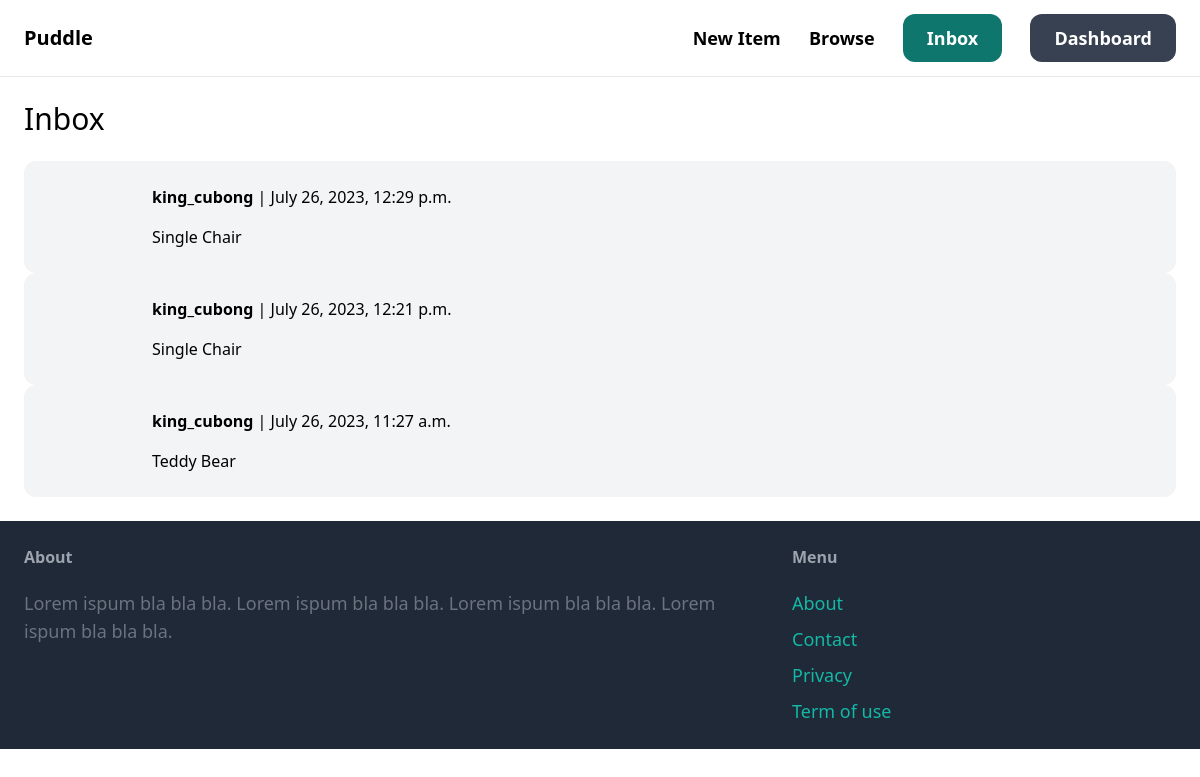
Page /inbox/inbox/ (signed in) on the committed database.
### conversation/models.py (models this page shows)
class Conversation(models.Model):
    item = models.ForeignKey(
        Item, related_name='conversations', on_delete=models.CASCADE)
    members = models.ManyToManyField(User, related_name='conversations')
    created_at = models.DateTimeField(auto_now_add=True)
    modified_at = models.DateTimeField(auto_now=True)
    class Meta:
        ordering = ('-modified_at',)

### item/models.py (models this page shows, shortened)
class Item(models.Model):
    category = models.ForeignKey(
        Category, related_name='items', on_delete=models.CASCADE)
    name = models.CharField(max_length=255)
    description = models.TextField(blank=True, null=True)
    price = models.FloatField()
    image = models.ImageField(upload_to='item_images', blank=True, null=True)
    is_sold = models.BooleanField(default=False)
    created_by = models.ForeignKey(
        User, related_name='items', on_delete=models.CASCADE)
    created_at = models.DateTimeField(auto_now_add=True)

### conversation/views.py (the view)
# urls.py: path('inbox/', views.inbox, name='inbox'),
@login_required
def inbox(request):
    conversations = Conversation.objects.filter(members__in=[request.user.id])
    return render(request, 'conversation/inbox.html', {'conversations': conversations})

### conversation/templates/conversation/inbox.html (shortened to what this page needs)
{% extends 'core/base.html' %}
{% block content %}
    <h1 class="mb-6 text-3xl">Inbox</h1>
    <div class="space-y-6">
        {% for conversation in conversations %}
            <a href="{% url 'conversation:detail' conversation.id %}">
                <div class="p-6 flex bg-gray-100 rounded-xl">
                    <div class="pr-6">
                    </div>
                    <div>
                        {% for member in conversation.members.all %}
                            {% if member != request.user  %}
                                <p class="mb-4"><strong>{{ member.username }}</strong> | {{ conversation.modified_at }}</p>
                                <p> {{ conversation.item.name }}</p>
                            {% endif %}
                        {% endfor %}
                    </div>
                </div>
            </a>
          {% endfor %}
    </div>
{% endblock  %}

### rows in the picture
Conversation: modified_at "July 26, 2023, 12:29 p.m.", item.name "Single Chair"
Conversation: modified_at "July 26, 2023, 12:21 p.m.", item.name "Single Chair"
Conversation: modified_at "July 26, 2023, 11:27 a.m.", item.name "Teddy Bear"

### other values in the picture
{{ member.username }} "king_cubong"
